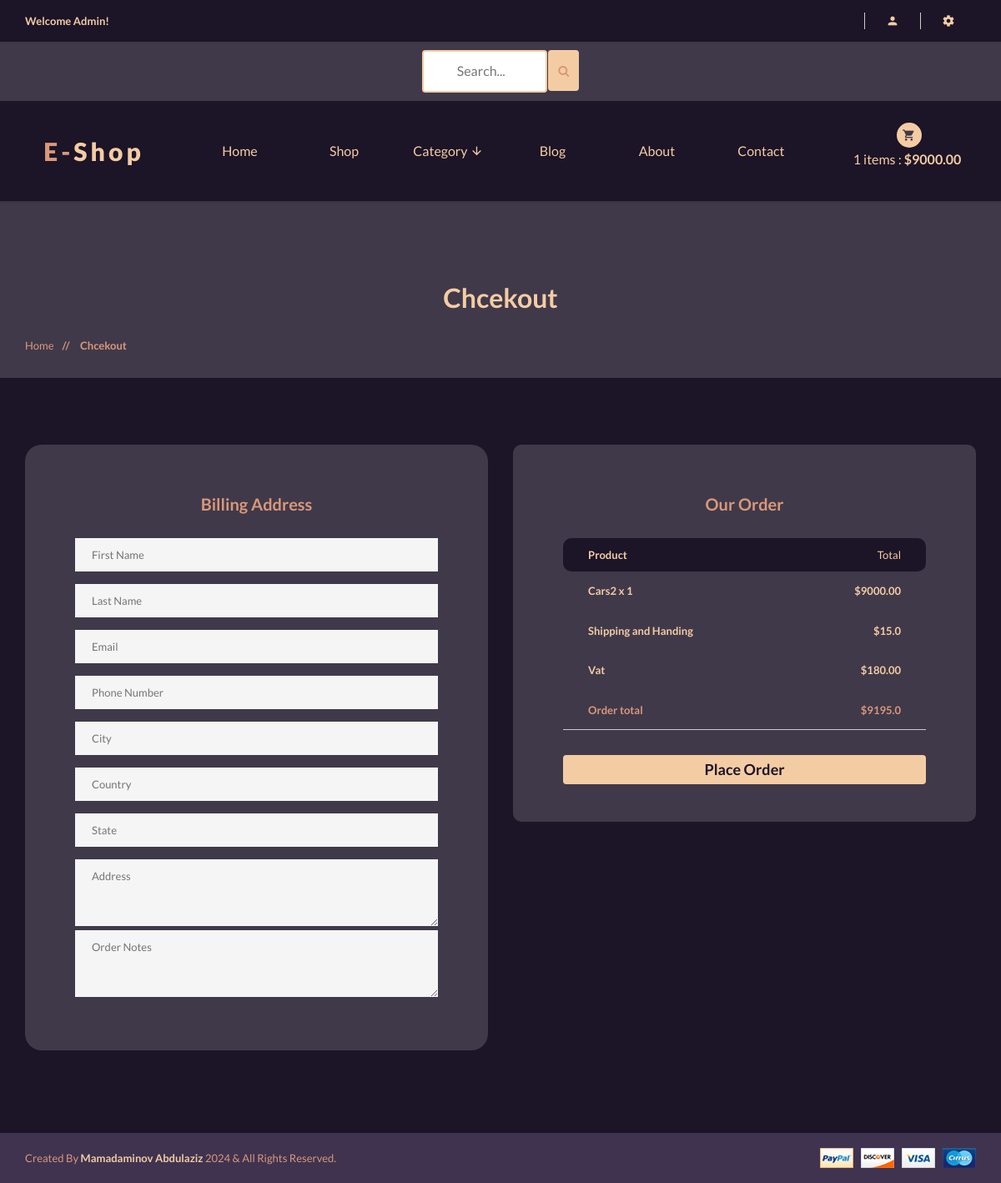
/orders/checkout/ (signed in), run on the app's committed database.
### accounts/models.py (models this page shows, shortened)
class Account(AbstractBaseUser):
    first_name = models.CharField(max_length=50)
    last_name = models.CharField(max_length=50)
    username = models.CharField(max_length=50, unique=True)
    email = models.EmailField(max_length=100, unique=True)
    Phone_number = models.CharField(max_length=50)
    is_admin = models.BooleanField(default=False)
    is_staff = models.BooleanField(default=False)
    is_active = models.BooleanField(default=False)
    is_superadmin = models.BooleanField(default=False)
    date_joined_for_format = models.DateTimeField(auto_now_add=True)
    last_login_for_format  = models.DateTimeField(auto_now_add=True)
    USERNAME_FIELD = 'email'
    REQUIRED_FIELDS = ['username', 'first_name', 'last_name']
    objects = AccountManger()

### cart/models.py (models this page shows, shortened)
class CartItem(models.Model):
    user = models.ForeignKey(Account, on_delete=models.CASCADE, null=True )
    product = models.ForeignKey(Product, on_delete=models.CASCADE)
    variation = models.ManyToManyField(Variation, blank=True)
    cart = models.ForeignKey(Cart, on_delete=models.CASCADE, null=True)
    quantity = models.IntegerField()
    is_active = models.BooleanField(default=True)
    def sub_total(self):
        return self.product.price * self.quantity

### shop/models.py (models this page shows, shortened)
class Product(models.Model):
    category = models.ForeignKey(Category, on_delete=models.CASCADE)
    name = models.CharField(max_length=100, unique=True)
    slug = models.SlugField(max_length=100, unique=True)
    description = models.TextField(max_length=300, blank=True)
    price = models.DecimalField(max_digits=6, decimal_places=2)
    discount = models.DecimalField(max_digits=6, decimal_places=2, default=0.00)
    image = models.ImageField(upload_to='photos/products')
    stock = models.IntegerField()
    new = models.BooleanField(default=False)
    is_available = models.BooleanField(default=True)
    date_joined_for_format = models.DateTimeField(auto_now_add=True)
    last_login_for_format = models.DateTimeField(auto_now=True)
    def get_prodcut_details_url(self):
        return reverse('shop:product_details', args=[self.category.slug, self.slug])
    class Meta:
        verbose_name_plural = 'Products'
        ordering = ('-date_joined_for_format',)

### orders/views.py (the view)
# urls.py: path('checkout/', views.checkout, name='checkout'),
@login_required(login_url = 'accounts:login')
def checkout(request,total=0, total_price=0, quantity=0, cart_items=None):
    tax = 0.00
    handing = 0.00
    try:
        if request.user.is_authenticated:
            cart_items = CartItem.objects.filter(user=request.user, is_active=True)
        else:
            cart = Cart.objects.get(cart_id=_cart_id(request))
            cart_items = CartItem.objects.filter(cart=cart, is_active=True)
        for cart_item in cart_items:
            total_price += (cart_item.product.price * cart_item.quantity)
            quantity += cart_item.quantity
        total = total_price + 10
    except ObjectDoesNotExist:
        pass # just ignore
    tax = round(((2 * total_price)/100), 2)
    grand_total = total_price + tax
    handing = 15.00
    total = float(grand_total) + handing
    context = {
        'total_price': total_price,
        'quantity': quantity,
        'cart_items':cart_items,
        'handing': handing,
        'vat' : tax,
        'order_total': total,
    }
    return render(request, 'shop/orders/checkout/checkout.html', context)

### shop/context_processors.py (called while the page is built)
def category_list(request):
    return {
        'categories' : Category.objects.all(),
    }

### shop/models.py (called while the page is built)
    def get_category_slug_url(self):
        return reverse('shop:categries', args=[self.slug])

### templates/shop/orders/checkout/checkout.html (shortened to what this page needs)
{% extends '../../../base.html' %}
{% load static %}
{% block content %}
<div class="pages-title section-padding">
    <div class="container">
        <div class="row">
            <div class="col-xs-12">
                <div class="pages-title-text text-center">
                    <h2 style="color:#f4cca4">Chcekout</h2>
                    <ul class="text-left">
                        <li><a style="color:#d99879" href="\">Home </a></li>
                        <li style="color:#d99879"><span> // </span>Chcekout</li>
                    </ul>
                </div>
            </div>
        </div>
    </div>
</div>
<section style="margin-bottom:50;background:#1c1427" class="pages checkout section-padding">
    <div class="container">
        <div class="row">
        <form action="{% url 'orders:payment' %}" method="post">
            <div class="col-sm-6">
                <div style="border-radius:20px;" class="main-input single-cart-form padding60">
                    <div class="log-title text-center">
                        <h3><strong style="color:#d99879">Billing Address</strong></h3>
                    </div>
                    <div class="custom-input">
                            <input type="text" name="first_name" placeholder="First Name" required />
                            <input type="text" name="last_name" placeholder="Last Name" required />
                            <input type="text" name="email" placeholder="Email" required />
                            <input type="text" name="phone" placeholder="Phone Number" required />
                            <input type="text" name="city" placeholder="City" required />
                            <input type="text" name="country" placeholder="Country" required />
                            <input type="text" name="state" placeholder="State" required />
                            <div class="custom-mess">
                                <textarea rows="2" placeholder="Address" name="address" required></textarea>
                            </div>
                            <div class="custom-mess">
                                <textarea rows="2" placeholder="Order Notes" name="order_note"></textarea>
                            </div>
                    </div>
                </div><br>
            </div>
            <div class="col-xs-12 col-sm-6">
                <div style="border-radius:10px;" class="padding60">
                    <div class="log-title text-center">
                        <h3><strong style="color:#d99879">Our order</strong></h3>
                    </div>
                    <div class="cart-form-text pay-details table-responsive">
                        <table>
                            <thead>
                                <tr  >
                                    <th style="color:#f4cca4;background:#1c1427;border-radius:10px 0 0 10px;">Product</th>
                                    <td style="color:#f4cca4;background:#1c1427;border-radius:0 10px 10px 0;">Total</td>
                                </tr>
                            </thead>
                            <tbody>
                                {% for cart_item in cart_items %}
                                <tr>
                                    <th>{{cart_item.product.name}} x {{cart_item.quantity}}</th>
                                    <td>${{cart_item.sub_total}}</td>
                                </tr>
                                {% endfor %}
                                <tr>
                                    <th>Shipping and Handing</th>
                                    <td>${{handing}}</td>
                                </tr>
                                <tr>
                                    <th>Vat</th>
                                    <td>${{vat}}</td>
                                </tr>
                                <tr style="color:#d99879">
                                    <th>Order total</th>
                                    <td>${{order_total}}</td>
                                </tr>
                            </tbody>
                        </table>
                        <div  style="width:100%" class="submit-text">
                        <button href="#" class="btn btn-warning" style="background:#f4cca4;color:#1c1427; width:100% ; text-transform: capitalize;font-size:18px"><b>Place Order</b></button>
                        </div>
                    </div>
                </div>
            </div>
        </form>
        </div>
    </div>
</section>
{% endblock content %}

### templates/base.html (shortened to what this page needs)
{% load static %}
<!doctype html>
<html class="no-js" lang="">
<head>
    <link rel="stylesheet" href="{% static 'css/bootstrap.min.css' %}">
    <link rel="stylesheet" href="{% static 'css/animate.css' %}">
    <link rel="stylesheet" href="{% static 'css/materialdesignicons.min.css' %}">
    <link rel="stylesheet" href="{% static 'css/jquery.simpleLens.css' %}">
    <link rel="stylesheet" href="{% static 'css/jquery-ui.min.css' %}">
    <link rel="stylesheet" href="{% static 'css/meanmenu.min.css' %}">
    <link rel="stylesheet" href="{% static 'css/nivo-slider.css' %}">
    <link rel="stylesheet" href="{% static 'css/owl.carousel.css' %}">
    <link rel="stylesheet" href="{% static 'css/style.css' %}">
    <link rel="stylesheet" href="{% static 'css/responsive.css' %}">
    <link rel="stylesheet" href="https://cdnjs.cloudflare.com/ajax/libs/font-awesome/4.7.0/css/font-awesome.min.css">
</head>
<body style="background:#40394a">
    <header style="background:#1c1427" class="header-one header-two">
        <div style="background:#1c1427" class="header-top-two">
            <div class="container text-center">
                <div class="row">
                    <div class="col-sm-12">
                        <div class="middel-top">
                            {% if user.id is None %}
                            <div class="left floatleft">
                                <p style="color:#f4cca4"><b>Welcome Guest!</b></p>
                            </div>
                            {% else %}
                            <div class="left floatleft">
                                <p style="color:#f4cca4"><b>Welcome {{user.first_name | capfirst}}!</b></p>
                            </div>
                            {% endif %}
                        </div>
                        <div class="middel-top clearfix">
                            <ul class="clearfix right floatright">
                                <li>
                                    <a style="color:#f4cca4" href="#"><i class="mdi mdi-account"></i></a>
                                </li>
                                <li>
                                    <a style="color:#f4cca4" href="#"><i class="mdi mdi-settings"></i></a>
                                </li>
                            </ul>
                            </div>
                        </div>
                    </div>
                </div>
            </div>
        <div style="background:#40394a">
            <div class="container text-center">
                <div class="row">
                    <div class="col-sm-12">
                        <form id="searchh" action={% url 'shop:search' %} method="GET">
                        <input  type="text" name="keyword" placeholder="Search...">
                        <button style="height:49px; margin-bottom:6px; background:#f4cca4;margin-left:-1px;border:None "  class="btn btn-warning" type="submit">
                           <i style="color:#d99879" class="fa fa-search"></i>
                        </button>
                        </form>
                    </div>
                </div>
            </div>
        </div>
        <div class="container text-center">
            <div class="row">
                <div class="col-sm-2">
                    <div class="logo">
                        <a style="color:#f4cca4;font-weight: 800;" href="\"><span
                                style="color:#d99879">E-</span>shop</a>
                    </div>
                </div>
                <div class="col-sm-8">
                    <div class="header-middel">
                        <div class="mainmenu">
                            <nav >
                                <ul>
                                    <li ><a href="\">Home</a></li>
                                    <li><a href="{% url 'shop:shop' %}">Shop</a></li>
                                    <li><a href="#">Category <i class="mdi mdi-arrow-down"></i></a>
                                    </li>
                                    <li><a href="blog.html">Blog</a></li>
                                    <li><a href="about.html">About</a></li>
                                    <li><a href="contact.html">Contact</a></li>
                                </ul>
                            </nav>
                        </div>
                    </div>
                </div>
                <div class="col-sm-2">
                    <div class="cart-itmes">
                        <a class="cart-itme-a" href="{% url 'cart:cart' %}">
                            <i class="mdi mdi-cart"></i>
                            {{quantityyy}} items : <strong>${{totalll}}</strong>
                        </a>
                    </div>
                </div>
            </div>
        </div>
    </header>
    <br>
    {% block content %}
    {% endblock content %}
    <footer>
        <div  style="background:#3f3350" class="footer-bottom">
            <div class="container">
                <div class="row">
                    <div class="col-xs-12 col-sm-6">
                        <p style="color:#d99879">Created By <span style="color:#f4cca4"><b>Mamadaminov Abdulaziz</b></span> 2024 &
                            All Rights Reserved.</p>
                    </div>
                    <div class="col-xs-12 col-sm-6 text-right">
                        <a href="#"><img src="{% static 'img/footer/payment.png' %}" alt="" /></a>
                    </div>
                </div>
            </div>
        </div>
    </footer>
</body>
</html>

### templates/base.html (style rules this page uses)
#searchh input[type=text] { width: 150px; margin-top:10px; margin-bottom:10px; box-sizing: border-box; border: 2px solid #f4cca4; border-radius: 4px; font-size: 16px; color:#1c1427; background-color: #fff; background-position: 10px 10px; background-repeat: no-repeat; padding: 12px 20px 12px 40px; -webkit-transition: width 0.4s ease-in-out; transition: width 0.4s ease-in-out; }

### data on the page
Account: first_name "Admin"
CartItem: product.name "Cars2", quantity "1", sub_total "9000.00"

### other printed values
{{ quantityyy }} "1"
{{ totalll }} "9000.00"
{{ handing }} "15.0"
{{ vat }} "180.00"
{{ order_total }} "9195.0"
